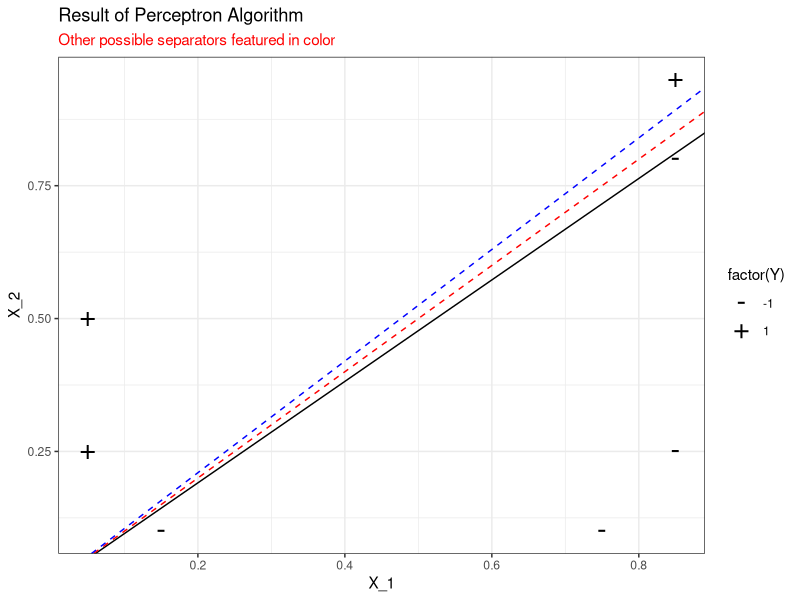

Source code (R): (Note: this script raises an error after producing the figure.)
## ---- chunk 1
knitr::opts_chunk$set(echo = TRUE)
## ---- chunk 2
perceptron = function(X, y, I){
  iteration = 1
  w = rep(0, ncol(X))
  for (j in 1:I){
    for (i in seq_along(y)){
      if (y[i]*(w %*% X[i,]) <= 0){
        w = w + y[i]*X[i,] # update step
        iteration = iteration + 1
      }
    }
    accuracy = sum((X %*% w) * y > 0)/length(y) # calculate propotion of correctly classified point
    if (accuracy == 1){ 
      break # no need to continue if we have perfect separation
    } 
  }
  return(list("iteration" = iteration, "w" = w, "accuracy" = accuracy))
}
## ---- chunk 3
X_1 = c(.75, .85, .85, .15,.05,.05,.85)
X_2 = c(.1,.8,.95,.1,.25,.5,.25)
Y = c(-1, -1, 1, -1, 1, 1, -1)
X_b = cbind(X_1, X_2)
## ---- chunk 4
res = perceptron(X_b, Y, I = 100)
## ---- chunk 5
suppressMessages(library(ggplot2))
ggplot(data = data.frame(X_1, X_2, Y), aes(x = X_1, y = X_2)) +
  geom_point(aes(pch = factor(Y)), size = 7) +
  scale_shape_manual(values = c("-", "+")) +
  geom_abline(slope = -res$w[["X_1"]]/res$w[["X_2"]], intercept = 0) +
  ggtitle("Result of Perceptron Algorithm",
          subtitle = "Other possible separators featured in color") +
  geom_abline(intercept = 0, slope = 1, color = "red", lty = "dashed") + 
  geom_abline(intercept = 0, slope = 1.05, color = "blue", lty = "dashed") +
  theme_bw() + 
  theme(plot.subtitle = element_text(color = "red"))
## ---- chunk 6
gini.index = function(node){ # function to calculate gini Index
  p = sum(node > 0)/length(node)
  I = 2*p*(1-p)
  return(I)
}
X = X_b
Y = Y
NODE = list(c(1,2,3,4,7))
grow.tree = function(X, Y, current_node = NULL, 
                     epsilon = 10^-6, threshold = 0.20){ # split node based on gini index
  X = data.frame(X)
  Y = data.frame(Y = Y)
  data.df = cbind(X,y)
  if (is.null(current_node)){
    current_node = data.df
  }
  # variables to be filled later
  delta.I.record = c()
  leaf1.record = list()
  leaf2.record = list()
  split.record = list()
  c = 1
  for ( i in 1:(ncol(current_node)-1) ){
    # get possible split values, adjust min, max up, down to make inclusive inequalities 
    # run without trouble
    split.sequence = sort(unique(current_node[,i]))
    split.sequence[1] = split.sequence[1] + epsilon
    split.sequence[length(split.sequence)] = split.sequence[length(split.sequence)] - 
      epsilon
    for(x in split.sequence){ # this loop calculates each possible split and reduction in gini index
      split.record = append(split.record, list(c(i, x)))
      node_1 = current_node[which(current_node[,i] <= x),]
      leaf1.record[[c]] = node_1
      I_1 = gini.index(node = node_1$y)
      node_2 = current_node[which(current_node[,i] > x),]
      leaf2.record[[c]] = node_2
      I_2 = gini.index(node = node_2$y)
      delta.I = gini.index(current_node$y) - sum(nrow(node_1)/nrow(current_node)*I_1,
                                                 nrow(node_2)/nrow(current_node)*I_2)
      delta.I.record = c(delta.I.record, delta.I)
      c = c + 1
    }
  }
  optimal = which.max(delta.I.record) # find split with greatest gini reduction
  new.nodes = list(leaf1.record[[optimal]], leaf2.record[[optimal]])
  Split = split.record[[optimal]]
  return(list("opt" = delta.I.record[optimal], "leaves" = new.nodes, "split" = Split,
              "threshold" = delta.I.record[optimal] > threshold))
}
## ---- chunk 7
# for (current_node in NODES){
#   new.nodes = list()
#   SPLITS = list()
#   delta.I.record = c()
#   leaf1.record = list()
#   leaf2.record = list()
#   split.record = list()
#   c = 1
#   for (i in 1:ncol(X)){
#     split.sequence = sort(unique(X[,i][current_node]))
#     split.sequence[1] = split.sequence[1] + epsilon
#     split.sequence[length(split.sequence)] = split.sequence[length(split.sequence)] - 
#       epsilon
#     for(x in split.sequence){
#       split.record = append(split.record, list(c(i, x)))
#       node_1 = which(X[,i] <= x)
#       leaf1.record[[c]] = node_1
#       I_1 = gini.index(node = y[node_1])
#       node_2 = which(X[,i] > x)
#       leaf2.record[[c]] = node_2
#       I_2 = gini.index(node = y[node_2])
#       delta.I = gini.index(y[current_node]) - sum(length(node_1)/length(current_node)*I_1,
#                                                length(node_2)/length(current_node)*I_2)
#       delta.I.record = c(delta.I.record, delta.I)
#       c = c + 1
#     }
#   }
#   optimal = which.max(delta.I.record)
#   new.nodes = append(new.nodes, 
#                      list(leaf1.record[[optimal]], leaf2.record[[optimal]]))
#   SPLITS = append(SPLITS, split.record[[optimal]])
# }
## ---- chunk 8
tree_1 = grow.tree(X,Y)
pure_1 = length(unique(tree_1$leaves[[1]]$y)) == 1
pure_2 = length(unique(tree_1$leaves[[2]]$y)) == 1
split_1 = tree_1$split
# we see that the second leaf is not pure, so we attempt to split it again
tree_2 = grow.tree(X, Y, current_node = tree_1$leaves[[2]])
pure_1 = length(unique(tree_2$leaves[[1]]$y)) == 1
pure_2 = length(unique(tree_2$leaves[[2]]$y)) == 1
split_2 = tree_2$split
# all nodes are now pure; we should stop
## ---- chunk 9
ggplot(data = data.frame(X_1, X_2, Y), aes(x = X_1, y = X_2)) +
  geom_point(aes(pch = factor(Y)), size = 7) +
  scale_shape_manual(values = c("-", "+")) +
  geom_vline(xintercept = tree_1$split[2], lty = "dotted") +
  geom_text(aes(x = tree_1$split[2]+.05, y = 0.7, label = "X_1 <= .05")) +
  geom_hline(yintercept = tree_2$split[2], lty = "dotted") +
  geom_text(aes(x = 0.5, y = tree_2$split[2]+.05, label = "X_2 > 0.80")) +
  theme_bw() +
  ggtitle("Decision Tree Splits on Basketball Court Data",
          subtitle = "Equal Accuracy Decision Tree (for this dataset) in red") +
  geom_vline(xintercept = 0.075, color = "red", lty = "dotted") +
  geom_hline(yintercept = .825, color = "red", lty = "dotted") +
  theme(plot.subtitle = element_text(color = "red"))
